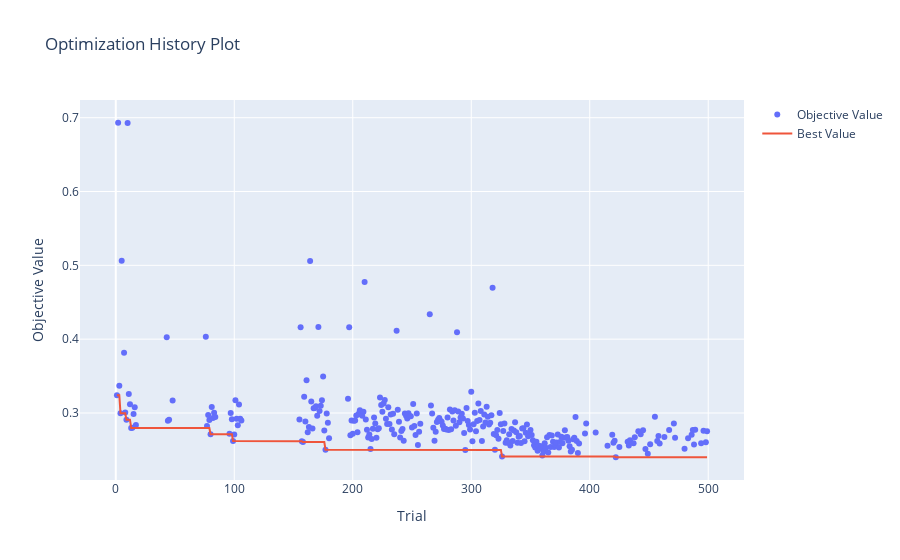

The cell this chart's notebook holds for it:
### Code cell
plot_optimization_history(study)

### Figure 1 — Plotly figure (JSON) as saved in the notebook; plotly's stock layout.template omitted (floating-point values rounded to 4 significant figures; data arrays with more than 128 entries replaced by an {"elided": "..."} marker saying what was removed)
{"data": [{"mode": "markers", "name": "Objective Value", "type": "scatter", "x": {"elided": "292 int values"}, "y": {"elided": "292 float values"}}, {"name": "Best Value", "type": "scatter", "x": {"elided": "292 int values"}, "y": {"elided": "292 float values"}}], "layout": {"title": {"text": "Optimization History Plot"}, "xaxis": {"title": {"text": "Trial"}}, "yaxis": {"title": {"text": "Objective Value"}}}}
